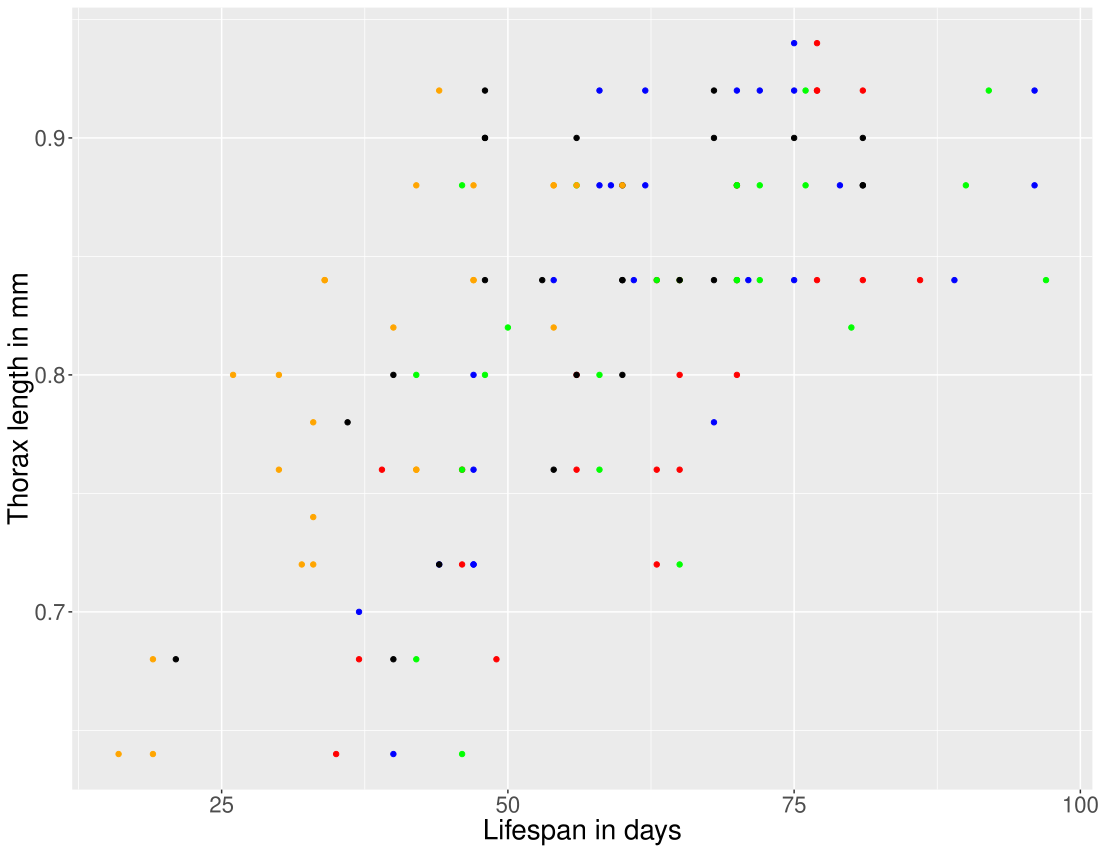

This chart was generated by the following R code:
setwd("C:/Users/Philip/Documents/R/MVE155/Bonus3")
library(ggplot2)

data <- read.table("fruitfly.txt", header = TRUE, sep = ",")

group1 <- data[1:25,]
group2 <- data[26:50,]
group3 <- data[51:75,]
group4 <- data[76:100,]
group5 <- data[101:125,]


par(mar = c(5,4,1,1) + 1)

p <- ggplot() + geom_point(data = group1, aes(x=lifespan, y = thorax), color = 'red') +
  geom_point(data = group2, aes(x = lifespan, y = thorax), color = 'blue') +
  geom_point(data = group3, aes(x = lifespan, y = thorax), color = 'green')+
  geom_point(data = group4, aes(x = lifespan ,y = thorax), color = 'black' )+
  geom_point(data = group5, aes(x = lifespan, y = thorax), color = 'orange')

p + labs(x = "Lifespan in days", y = "Thorax length in mm") + theme(axis.text = element_text(size = 16),
                                                                    axis.title = element_text(size = 20))
